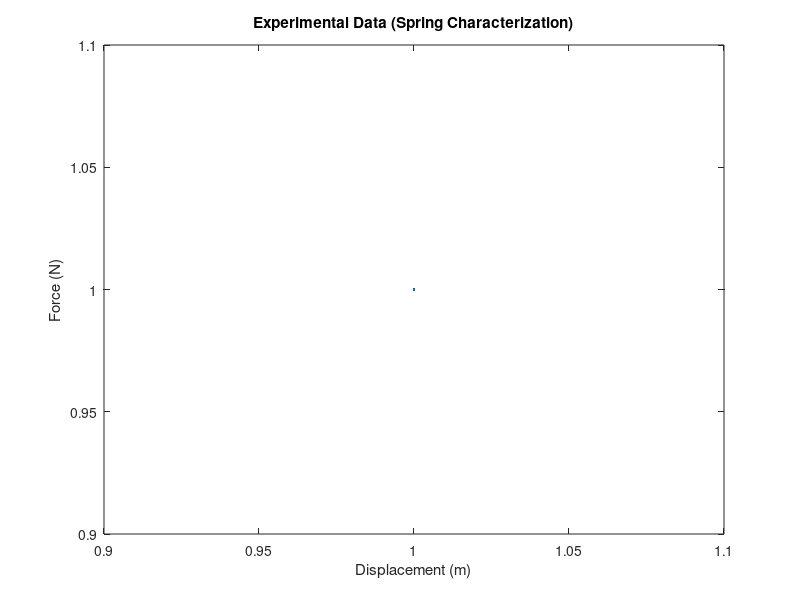
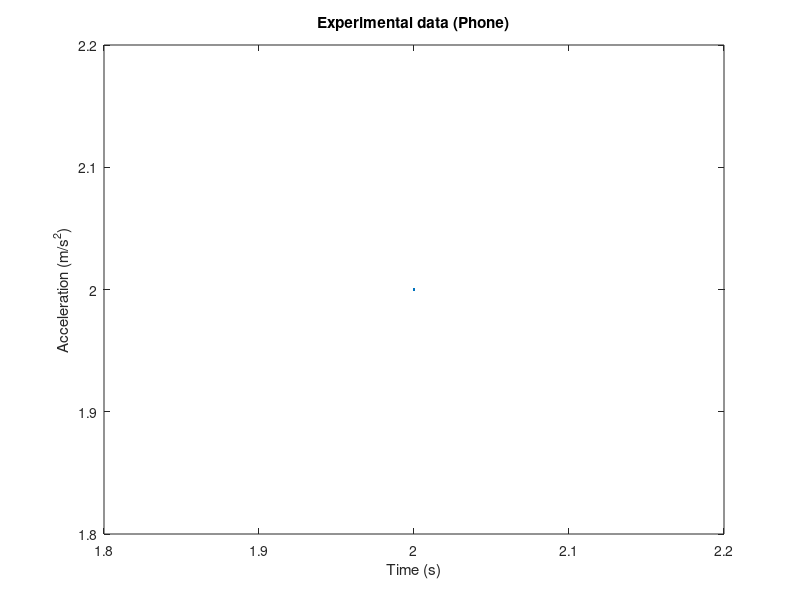
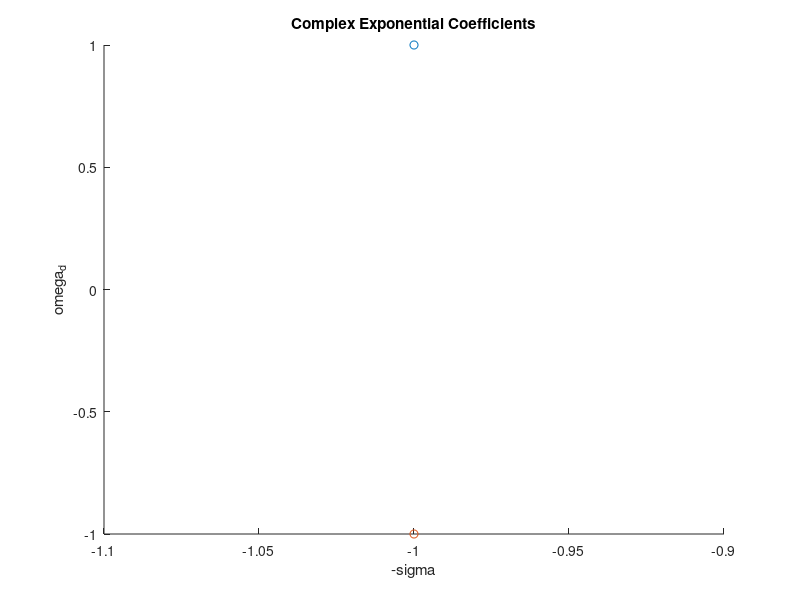

The MATLAB script that drew these images, in order:
mass = 1;
k = 1; % spring constant, N/m
c = 0; % damping coeff, (N * s)/m
sigma = 1; % exponential decay rate, 1/s
omega_d = 1; % damped freq, rad/s
omega_n_1 = 1; % natural freq from measured mass/stiffness, rad/s
omega_n_2 = 1; % natural freq from accel, rad/s
zeta = 1; % damping ratio, dimensionless

% measured data (spring)
force = [1];
displacement = [1];

figure();
plot(displacement, force);
title("Experimental Data (Spring Characterization)")
xlabel("Displacement (m)");
ylabel("Force (N)");

% measured data (phone)
accel = [2];
time = [2];
figure();
plot(time, accel);
title("Experimental data (Phone)")
xlabel("Time (s)");
ylabel("Acceleration (m/s^2)")

% complex exponential coeffs
figure();
scatter(-sigma, omega_d);
hold on;
scatter(-sigma, -omega_d);
title("Complex Exponential Coefficients")
xlabel("-\sigma")
ylabel("\omega_d")

